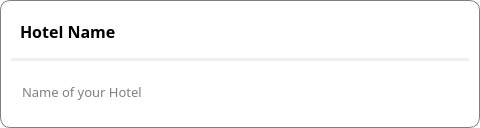
                  <widget class="QWidget" name="widget_65" native="true">
                   <property name="minimumSize">
                    <size>
                     <width>480</width>
                     <height>0</height>
                    </size>
                   </property>
                   <property name="styleSheet">
                    <string notr="true">border: 1px solid gray;
border-radius: 10px;
background-color: rgb(255, 255, 255);</string>
                   </property>
                   <layout class="QGridLayout" name="gridLayout_88">
                    <item row="1" column="0">
                     <widget class="QWidget" name="widget_116" native="true">
                      <property name="styleSheet">
                       <string notr="true">border: none;</string>
                      </property>
                      <layout class="QGridLayout" name="gridLayout_43">
                       <item row="0" column="0">
                        <widget class="QLabel" name="label_27">
                         <property name="font">
                          <font>
                           <family>Century Gothic</family>
                           <pointsize>12</pointsize>
                           <weight>75</weight>
                           <bold>true</bold>
                          </font>
                         </property>
                         <property name="styleSheet">
                          <string notr="true">border: none;</string>
                         </property>
                         <property name="text">
                          <string>Hotel Name</string>
                         </property>
                        </widget>
                       </item>
                       <item row="0" column="1">
                        <spacer name="horizontalSpacer_24">
                         <property name="orientation">
                          <enum>Qt::Horizontal</enum>
                         </property>
                         <property name="sizeHint" stdset="0">
                          <size>
                           <width>260</width>
                           <height>20</height>
                          </size>
                         </property>
                        </spacer>
                       </item>
                      </layout>
                     </widget>
                    </item>
                    <item row="3" column="0">
                     <widget class="QWidget" name="widget_115" native="true">
                      <property name="styleSheet">
                       <string notr="true">border: none;</string>
                      </property>
                      <layout class="QGridLayout" name="gridLayout_42">
                       <property name="topMargin">
                        <number>15</number>
                       </property>
                       <property name="bottomMargin">
                        <number>15</number>
                       </property>
                       <item row="1" column="0">
                        <widget class="QLineEdit" name="txtsysname">
                         <property name="font">
                          <font>
                           <family>Century Gothic</family>
                           <pointsize>10</pointsize>
                           <weight>50</weight>
                           <bold>false</bold>
                          </font>
                         </property>
                         <property name="text">
                          <string/>
                         </property>
                         <property name="placeholderText">
                          <string>Name of your Hotel</string>
                         </property>
                        </widget>
                       </item>
                      </layout>
                     </widget>
                    </item>
                    <item row="2" column="0">
                     <widget class="Line" name="line_6">
                      <property name="styleSheet">
                       <string notr="true">border: none;
background-color: rgba(221, 221, 221, 120);</string>
                      </property>
                      <property name="orientation">
                       <enum>Qt::Horizontal</enum>
                      </property>
                     </widget>
                    </item>
                   </layout>
                  </widget>
